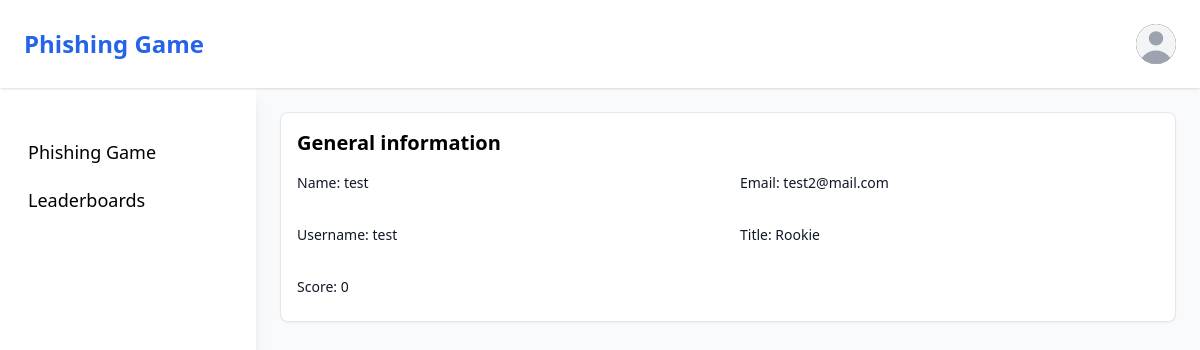
The app's page /profile (signed in), older data.
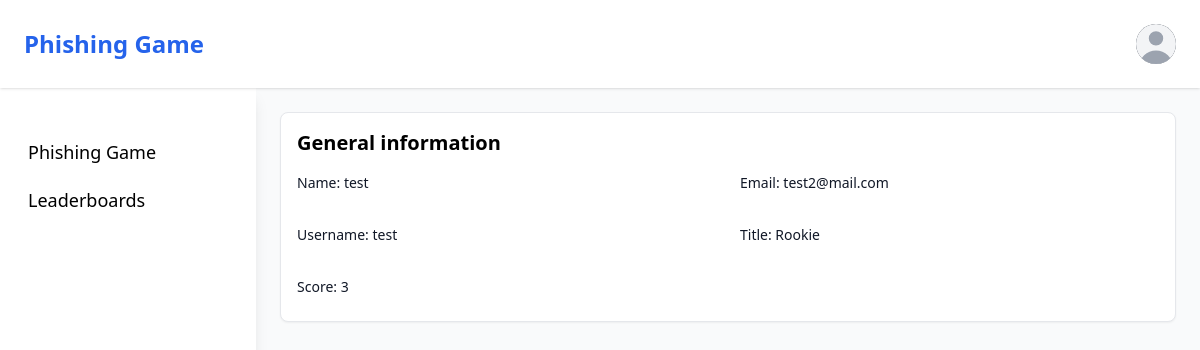
The same page, newer data.
### tables this page shows
CREATE TABLE users (
            id INTEGER PRIMARY KEY AUTOINCREMENT,
            username TEXT NOT NULL UNIQUE,
            password TEXT NOT NULL,
            email TEXT NOT NULL UNIQUE,
            name TEXT NOT NULL,
            title TEXT NOT NULL,
            score TEXT NOT NULL
        );

### app.py (the view)
@app.route('/profile')
def profile():
    if 'username' in session:
        conn = sqlite3.connect('users.db')
        cur = conn.cursor()
        cur.execute('SELECT * FROM users WHERE username = ?', (session['username'],))
        user = cur.fetchone()
        conn.close()
        return render_template('profile.html', user=user)
    return redirect(url_for('login'))

### templates/profile.html (shortened to what this page needs)
{% extends "base.html" %}
{% block content %}
<div class="col-span-full xl:col-auto">
    <div class="col-span-2">
        <div class="p-4 mb-4 bg-white border border-gray-200 rounded-lg shadow-sm 2xl:col-span-2 ">
            <h3 class="mb-4 text-xl font-semibold white:text-dark">General information</h3>
            <form action="#">
                <div class="grid grid-cols-6 gap-6">
                    <div class="col-span-6 sm:col-span-3">
                        <label for="first-name" class="block mb-2 text-sm font-medium text-gray-900 white:text-dark">Name: {{ user[1]}}</label>
                    </div>
                    <div class="col-span-6 sm:col-span-3">
                        <label for="last-name" class="block mb-2 text-sm font-medium text-gray-900 white:text-dark">Email: {{user[3]}}</label>
                    </div>
                    <div class="col-span-6 sm:col-span-3">
                        <label for="country" class="block mb-2 text-sm font-medium text-gray-900 white:text-dark">Username: {{user[4]}}</label>
                    </div>
                    <div class="col-span-6 sm:col-span-3">
                        <label for="city" class="block mb-2 text-sm font-medium text-gray-900 white:text-dark">Title: {{user[5]}}</label>
                    </div>
                    <div class="col-span-6 sm:col-span-3">
                        <label for="address" class="block mb-2 text-sm font-medium text-gray-900 white:text-dark">Score: {{user[6]}}</label>
                    </div>
                </div>
            </form>
        </div>
    </div>
</div>
{% endblock %}

Row changes from the older to the newer data that the page shows:
changed users "test": score "0" → "3"
